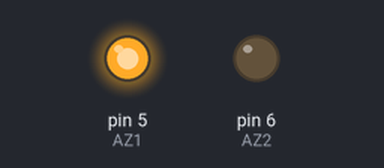
Recording of a sketch running on a simulated Arduino Uno, built with avr-gcc and run on an emulated ATmega328P. Parts: output pins drawn as LEDs (lit = HIGH).

Above: at 0.5 s.
At 1.5 s:
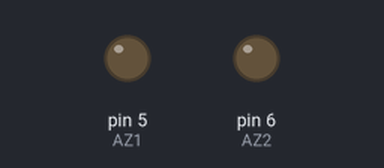
At 2.5 s:
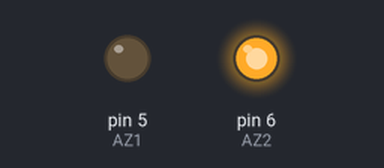
At 3.5 s:
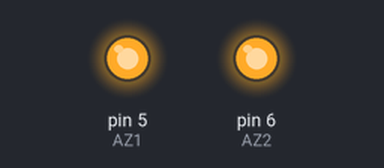
Timing chart, 0 to 5.2 s (numbered marks = the images above):
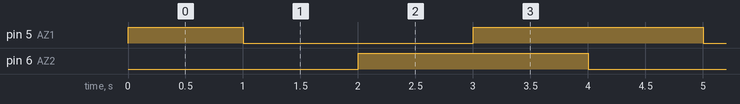

The sketch:

testMotors1.ino
```cpp
// motor drive
//azimut
#define AZ1 5
#define AZ2 6
//elevation
#define EL1 9
#define EL2 10

// motor driver fault
#define AZF A0
#define ELF A1


void setup() {
  pinMode(AZ1, OUTPUT);
  pinMode(AZ2, OUTPUT);
  pinMode(AZF, INPUT_PULLUP);
  digitalWrite(AZ1, HIGH);

}

void loop() {
  // move one direction for 1 sec
  digitalWrite(AZ2, LOW);
  delay(1000);

  //stop, wait 1 sec
  digitalWrite(AZ1, LOW);
  delay(1000);

  // move other direction for 1 sec
  digitalWrite(AZ2, HIGH);
  delay(1000);

  // stop, wait 1 sec
  digitalWrite(AZ1, HIGH);
  delay(1000);
}
```

Measured:
- by itself, pin 5 (AZ1), pin 6 (AZ2): alternates HIGH for 2.0 s and LOW for 2.0 s
- by itself, everything shown: repeats every 4.0 s, in 4 steps
